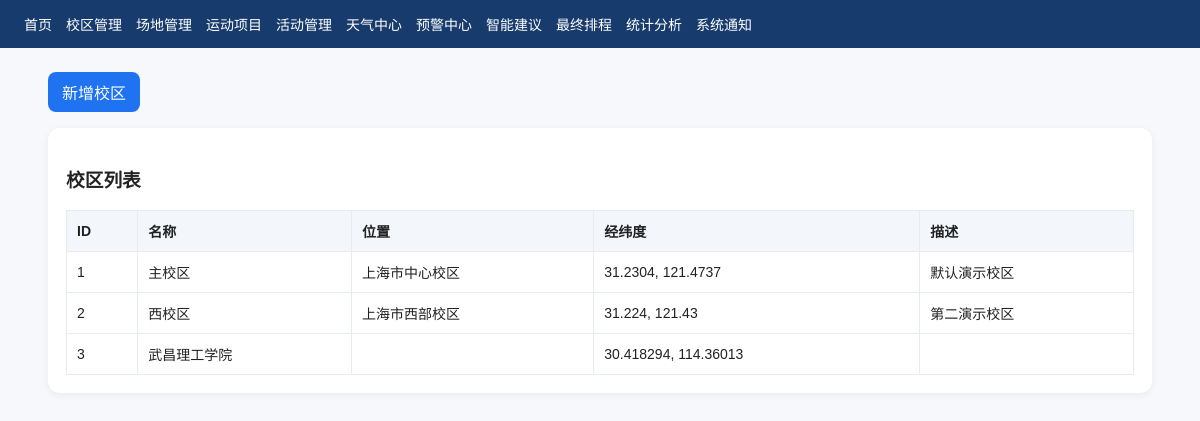
Page /campuses/ on the committed database.
### core/models.py (models this page shows, shortened)
class TimeStampedModel(models.Model):
    created_at = models.DateTimeField(auto_now_add=True, verbose_name="创建时间")
    updated_at = models.DateTimeField(auto_now=True, verbose_name="更新时间")
    class Meta:
        abstract = True

class Campus(TimeStampedModel):
    name = models.CharField(max_length=100, unique=True, verbose_name="校区名称")
    location = models.CharField(max_length=255, blank=True, verbose_name="位置")
    latitude = models.FloatField(default=31.2304, verbose_name="纬度")
    longitude = models.FloatField(default=121.4737, verbose_name="经度")
    description = models.TextField(blank=True, verbose_name="描述")
    class Meta:
        verbose_name = "校区"
        verbose_name_plural = "校区"
        ordering = ["id"]

### core/views.py (the view)
# urls.py: path("campuses/", views.campus_list, name="campus_list"),
def campus_list(request):
    return render(request, "core/campus_list.html", {"items": Campus.objects.all()})

### core/templates/core/campus_list.html
{% extends 'core/base.html' %}
{% block content %}
<div class="toolbar"><a class="btn" href="/campuses/create/">新增校区</a></div>
<div class="card">
    <h3>校区列表</h3>
    <table>
        <tr><th>ID</th><th>名称</th><th>位置</th><th>经纬度</th><th>描述</th></tr>
        {% for item in items %}
        <tr>
            <td>{{ item.id }}</td>
            <td>{{ item.name }}</td>
            <td>{{ item.location }}</td>
            <td>{{ item.latitude }}, {{ item.longitude }}</td>
            <td>{{ item.description }}</td>
        </tr>
        {% empty %}
        <tr><td colspan="5">暂无数据</td></tr>
        {% endfor %}
    </table>
</div>
{% endblock %}

### core/templates/core/base.html (style rules this page uses)
body { font-family: Arial, sans-serif; margin: 0; background: #f6f8fb; color: #222; }
.card { background: #fff; border-radius: 12px; box-shadow: 0 2px 8px rgba(0,0,0,.06); padding: 18px; margin-bottom: 18px; }
table { width: 100%; border-collapse: collapse; background: #fff; }
th, td { border: 1px solid #e8ebf0; padding: 10px; font-size: 14px; text-align: left; }
th { background: #f3f6fa; }
.btn { display: inline-block; background: #1f73f1; color: #fff; text-decoration: none; padding: 8px 14px; border-radius: 8px; border: none; cursor: pointer; }
.toolbar { display: flex; gap: 10px; flex-wrap: wrap; margin-bottom: 16px; }

### rows in the picture
Campus: id "1", name "主校区", location "上海市中心校区", latitude "31.2304", longitude "121.4737", description "默认演示校区"
Campus: id "2", name "西校区", location "上海市西部校区", latitude "31.224", longitude "121.43", description "第二演示校区"
Campus: id "3", name "武昌理工学院", latitude "30.418294", longitude "114.36013"
